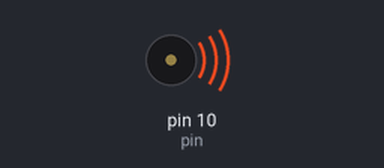
Simulated run of this sketch. Board: Arduino Uno, built with avr-gcc and run on an emulated ATmega328P. Shown: buzzer (waves = sounding).

Above: at 0.5 s.
Timing chart, 0 to 4.6 s (numbered marks = the images above):
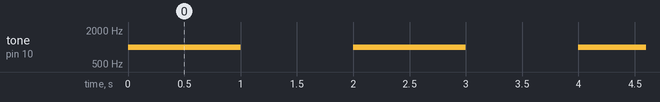

The sketch:

Buzzer_sound.ino
```cpp
int pin = 10;

void setup() {
  // put your setup code here, to run once:

  pinMode(pin , OUTPUT);


}

void loop() {

  tone(pin , 1000);
  delay(1000);

  noTone(10);
  delay(1000);

  // put your main code here, to run repeatedly:

}
```

Measured:
- by itself, tone on pin 10 (pin): alternates 1000 Hz for 1.0 s and silent for 1.0 s
